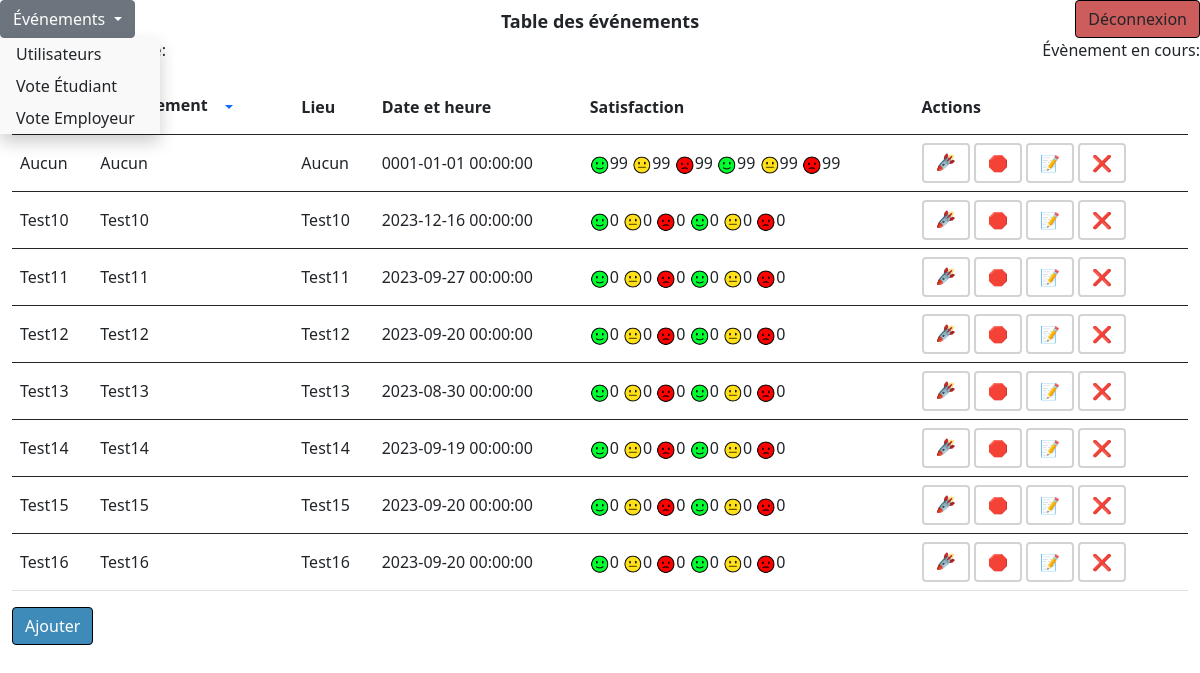
/eventBD.php, run on the app's committed database.
### tables this page shows
CREATE TABLE `event` (
  `idEvent` int(11) NOT NULL PRIMARY KEY AUTO_INCREMENT,
  `nom` varchar(255) NOT NULL,
  `departement` varchar(100) NOT NULL,
  `lieu` varchar(1024) NOT NULL,
  `date` datetime NOT NULL
);

CREATE TABLE `satisfaction` (
  `idSatisfaction` int(11) PRIMARY KEY AUTO_INCREMENT,
  `highEtu` int(11) NOT NULL,
  `midEtu` int(11) NOT NULL,
  `lowEtu` int(11) NOT NULL,
  `highEmplo` int(11) NOT NULL,
  `midEmplo` int(11) NOT NULL,
  `lowEmplo` int(11) NOT NULL,
  FOREIGN KEY (idSatisfaction) REFERENCES event(idEvent)
);

### eventBD.php (the view, shortened to what this page needs)
<!DOCTYPE html>
<html lang="en">
<head>
    <link href="https://cdn.jsdelivr.net/npm/bootstrap@5.0.2/dist/css/bootstrap.min.css" rel="stylesheet">
    <link rel="stylesheet" href="css/accueil.css">
</head>
<body>
    <?php
    $servername = "localhost";
    $username = "root";
    $password = "root";
    $bd = "smileyFace";
    $conn = new mysqli($servername, $username, $password, $bd);
    $sql = "SELECT idEvent, nom, departement, lieu, date FROM event";
    $sqlSatis = "SELECT idSatisfaction, highEtu, midEtu, lowEtu, highEmplo, midEmplo, lowEmplo FROM satisfaction";
    $conn->query('SET NAMES utf8');
    $result = $conn->query($sql);
    $resultSatis = $conn->query($sqlSatis);
    ?>
    <div class="container-fluid h-100">
        <div class="row navBar">
            <div class="col-4 p-0">
                <div class="dropdown">
                    <a class="btn btn-secondary dropdown-toggle" href="#" role="button" id="dropdownMenuLink">
                        <?php
                        $page_name = 'Événements';
                        echo $page_name;
                        ?>
                    </a>
                </div>
                <div>
                    Connecté en tant que: <h5> <?php echo $_SESSION["prenom"] . " " . $_SESSION["nom"]; ?> </h5>
                </div>
            </div>
            <div class="col-4 p-2 text-center">
                <p>Table des événements</p>
            </div>
            <div class="col-4 p-0 text-end">
                <button class="btn buttonNav" id="butSignOut" onclick="window.location.href='deconnexion.php'">Déconnexion</button>
                <div class="flexEventName">
                    Évènement en cours: <h5> <?php echo $_SESSION['eventLive']; ?> </h5>
                </div>
            </div>
        </div>
        <div class="row mainWindow">
            <div class="col-12">
                <table class="table">
                    <thead>
                        <tr>
                            <th scope="col">Nom</th>
                            <th scope="col">Département
                                <div class="dropdown">
                                    <button class="btn btn-link dropdown-toggle" type="button" id="departementDropdown" data-bs-toggle="dropdown" aria-expanded="false"></button>
                                </div>
                            </th>
                            <th scope="col">Lieu</th>
                            <th scope="col" onclick="sortTableByDate()">Date et heure</th>
                            <th scope="col">Satisfaction</th>
                            <th scope="col">Actions</th>
                        </tr>
                    </thead>
                    <?php
                    if ($result->num_rows > 0) {
                        while ($row = $result->fetch_assoc()) {
                            if ($rowSatis = $resultSatis->fetch_assoc()) {
                    ?>
                                <tbody>
                                    <tr>
                                        <td><?php echo $row["nom"] ?></td>
                                        <td><?php echo $row["departement"] ?></td>
                                        <td><?php echo $row["lieu"] ?></td>
                                        <td><?php echo $row["date"] ?></td>
                                        <td>
                                            <?php
                                            $satisfactionValues = [
                                                "highEtu" => "smiley_smidoeuf.png",
                                                "midEtu" => "smiley_mid.png",
                                                "lowEtu" => "smiley_bad.png",
                                                "highEmplo" => "smiley_smidoeuf.png",
                                                "midEmplo" => "smiley_mid.png",
                                                "lowEmplo" => "smiley_bad.png",
                                            ];
                                            foreach ($satisfactionValues as $satisfactionKey => $satisfactionImage) {
                                                echo '<img class="img-fluid" src="img/' . $satisfactionImage . '" width="20px" height="20px">';
                                                echo $rowSatis[$satisfactionKey] . " ";
                                            }
                                            ?>
                                        </td>
                                        <td>
                                            <a href="launch.php?id=<?php echo $row["idEvent"] ?>" class="btn" type="button" id="butLaunch" title="Lancer">&#128640;</a>
                                            <a href="stop.php?id=<?php echo $row["idEvent"] ?>" class="btn" type="button" id="butStop" title="Arrêter">&#128721;</a>
                                            <a href="modifier.php?id=<?php echo $row["idEvent"] ?>" class="btn btn-warning" type="button" id="butModify" title="Modifier">&#128221;</a>
                                            <a href="supprimer.php?id=<?php echo $row["idEvent"] ?>&eoU=<?php echo 0 ?>" class="btn btn-danger" type="button" id="butRemove" title="Supprimer">&#10060;</a>
                                        </td>
                                    </tr>
                                </tbody>
                    <?php
                            }
                        }
                    } else {
                        echo "Aucun résultats";
                    }
                    ?>
                    <table>
                        <a href="ajouter.php" class="btn btn-primary" role="button" id="butAjouter">Ajouter</a>
            </div>
        </div>
    </div>
</body>
</html>

### css/accueil.css (style rules this page uses)
html, body { height: 100%; }
.navBar { height: 10%; }
.buttonNav { height: max-content; }
.mainWindow { height: 90%; }
p { font-weight: bold; font-size: 18px; }
#butSignOut { background-color: indianred; border: solid black 1px; }
a { text-decoration: none; color: black; }
th, td { vertical-align: middle; }
#butModify { background-color: white; border: solid lightgrey 2px; }
#butRemove { background-color: white; border: solid lightgrey 2px; }
#butAjouter { background-color: rgb(62, 138, 185); border: solid black 1px; }
#butLaunch { transform: rotate(-180deg); border: solid lightgrey 2px; }
#butStop { border: solid lightgrey 2px; }
.dropdown { position: relative; display: inline-block; }

### data on the page
event: nom "Aucun", departement "Aucun", lieu "Aucun", date "0001-01-01 00:00:00", satisfaction.highEtu "99", satisfaction.midEtu "99", satisfaction.lowEtu "99", satisfaction.highEmplo "99", satisfaction.midEmplo "99", satisfaction.lowEmplo "99"
event: nom "Test10", departement "Test10", lieu "Test10", date "2023-12-16 00:00:00", satisfaction.highEtu "0", satisfaction.midEtu "0", satisfaction.lowEtu "0", satisfaction.highEmplo "0", satisfaction.midEmplo "0", satisfaction.lowEmplo "0"
event: nom "Test11", departement "Test11", lieu "Test11", date "2023-09-27 00:00:00", satisfaction.highEtu "0", satisfaction.midEtu "0", satisfaction.lowEtu "0", satisfaction.highEmplo "0", satisfaction.midEmplo "0", satisfaction.lowEmplo "0"
event: nom "Test12", departement "Test12", lieu "Test12", date "2023-09-20 00:00:00", satisfaction.highEtu "0", satisfaction.midEtu "0", satisfaction.lowEtu "0", satisfaction.highEmplo "0", satisfaction.midEmplo "0", satisfaction.lowEmplo "0"
event: nom "Test13", departement "Test13", lieu "Test13", date "2023-08-30 00:00:00", satisfaction.highEtu "0", satisfaction.midEtu "0", satisfaction.lowEtu "0", satisfaction.highEmplo "0", satisfaction.midEmplo "0", satisfaction.lowEmplo "0"
event: nom "Test14", departement "Test14", lieu "Test14", date "2023-09-19 00:00:00", satisfaction.highEtu "0", satisfaction.midEtu "0", satisfaction.lowEtu "0", satisfaction.highEmplo "0", satisfaction.midEmplo "0", satisfaction.lowEmplo "0"
event: nom "Test15", departement "Test15", lieu "Test15", date "2023-09-20 00:00:00", satisfaction.highEtu "0", satisfaction.midEtu "0", satisfaction.lowEtu "0", satisfaction.highEmplo "0", satisfaction.midEmplo "0", satisfaction.lowEmplo "0"
event: nom "Test16", departement "Test16", lieu "Test16", date "2023-09-20 00:00:00", satisfaction.highEtu "0", satisfaction.midEtu "0", satisfaction.lowEtu "0", satisfaction.highEmplo "0", satisfaction.midEmplo "0", satisfaction.lowEmplo "0"

### other printed values
$page_name "Événements"
